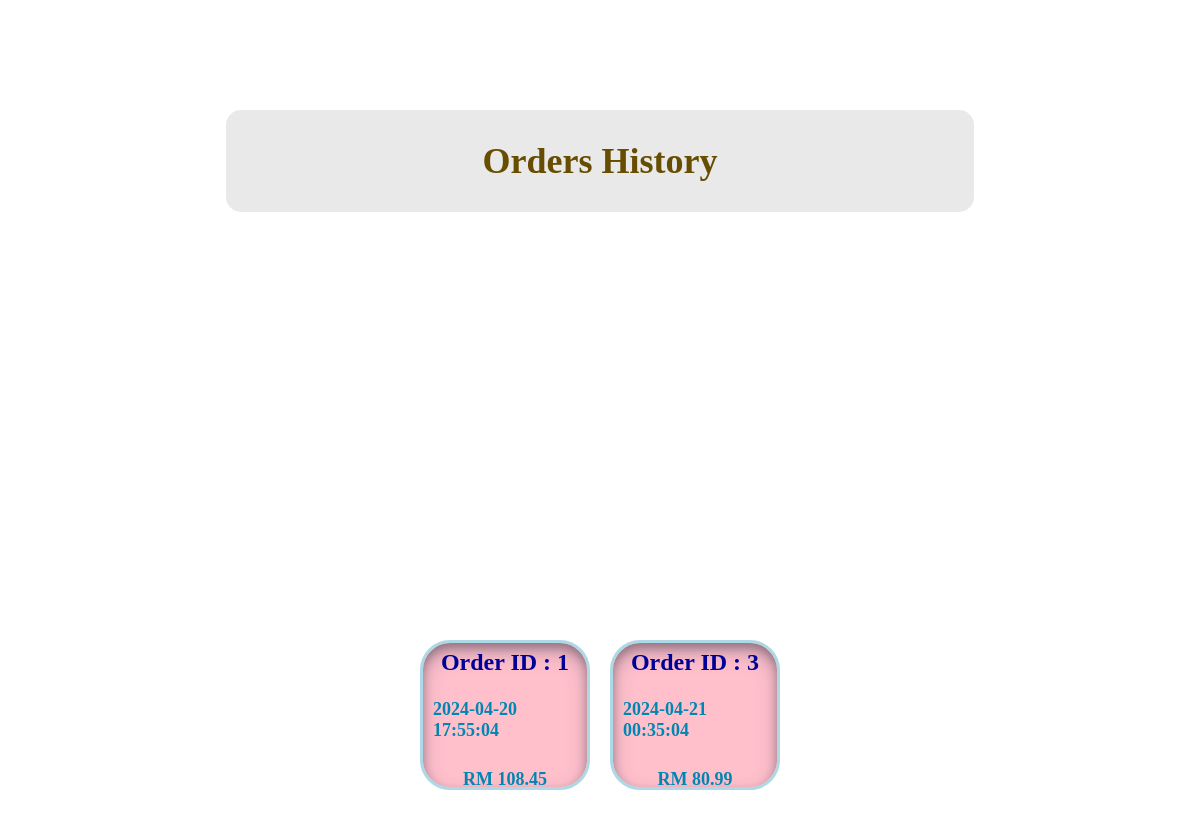
The app's page /order_history/index.php (signed in) with its own data.
### tables this page shows
CREATE TABLE IF NOT EXISTS `orders` (
  `orderID` int NOT NULL AUTO_INCREMENT,
  `orderDate` datetime NOT NULL,
  `username` varchar(255) NOT NULL,
  `email` varchar(255) NOT NULL,
  `phoneNumber` varchar(255) NOT NULL,
  `address` varchar(255) NOT NULL,
  `paymentMethod` varchar(255) NOT NULL,
  `orderStatus` varchar(255) NOT NULL,
  `subtotal` varchar(255) NOT NULL,
  `tax` varchar(255) NOT NULL,
  `shippingFee` varchar(255) NOT NULL,
  `totalAmount` varchar(255) NOT NULL,
  PRIMARY KEY (`orderID`)
);

### order_history/index.php (the view, shortened to what this page needs)
<?php
    include "../db_setup/db.php";
?>
<!DOCTYPE html>
<html>
<head>
    <link rel="stylesheet" href="../css/orderHistory.css">
</head>
<body>
    <?php $orderData = []; ?>
    <div class="container">
        <h1 class="text-center">Orders History</h1>
        <?php
        $clientUsername = $_SESSION['login'];
        $query = "SELECT * FROM orders WHERE username = '$clientUsername'";
        $userResult = mysqli_query($conn, $query);
        while ($userFetch = mysqli_fetch_assoc($userResult)) {
            $orderData[] = $userFetch;
        }
        ?>
    </div>
    <div class="slider">
        <div class="preview">
            <?php foreach ($orderData as $order) { ?>
                <div class="smallbox" onclick="displayOrder(<?php echo $order['orderID']; ?>)">
                    <h2><?php echo "Order ID : " . $order['orderID']; ?></h1>
                    <h3><?php echo $order['orderDate']; ?></h3>
                    <h3><?php echo "RM " . $order['totalAmount']; ?></h3>
                </div>
            <?php } ?>
        </div>
    </div>
</body>
</html>

### css/orderHistory.css (style rules this page uses)
body { background-image: url('https://wallpapercave.com/wp/wp9151371.jpg'); background-size: cover; background-position: center; margin: 0; padding: 10px; position: relative; height: 100vh; }
.container { width: 60%; padding: 20px; margin: 100px auto; background: rgba(221, 221, 221, 0.65); display: flex; flex-wrap: wrap; justify-content: center; border-radius: 15px; }
.slider { padding: 10px; display: flex; align-items: center; justify-content: center; bottom: 10px; z-index: 1000; position: absolute; left: 50%; transform: translateX(-50%); }
.preview { display: flex; justify-content: center; flex-wrap: nowrap; }
:root { --border-color: #ADD8E6; }
.smallbox { width: 170px; height: 150px; padding: 10px; background: pink; margin: 10px; transition: 1s; box-sizing: border-box; border-radius: 30px; border : solid 3px var(--border-color) ; display: flex; flex-direction: column; justify-content: center; align-items: center; box-shadow: rgba(50, 50, 93, 0.25) 0px 10px 20px 0px inset, rgba(0, 0, 0, 0.3) 0px 5px 10px 0px inset; }
h1 { font-size: 36px; color: #664d00; margin: 10px auto; }
h2 { font-size: 24px; color: #000099; margin-bottom: 5px; }
h3 { font-size: 18px; color: #0086b3; margin-bottom: 10px; }

### records on screen
orders: orderID "1", orderDate "2024-04-20 17:55:04", totalAmount "108.45"
orders: orderID "3", orderDate "2024-04-21 00:35:04", totalAmount "80.99"
